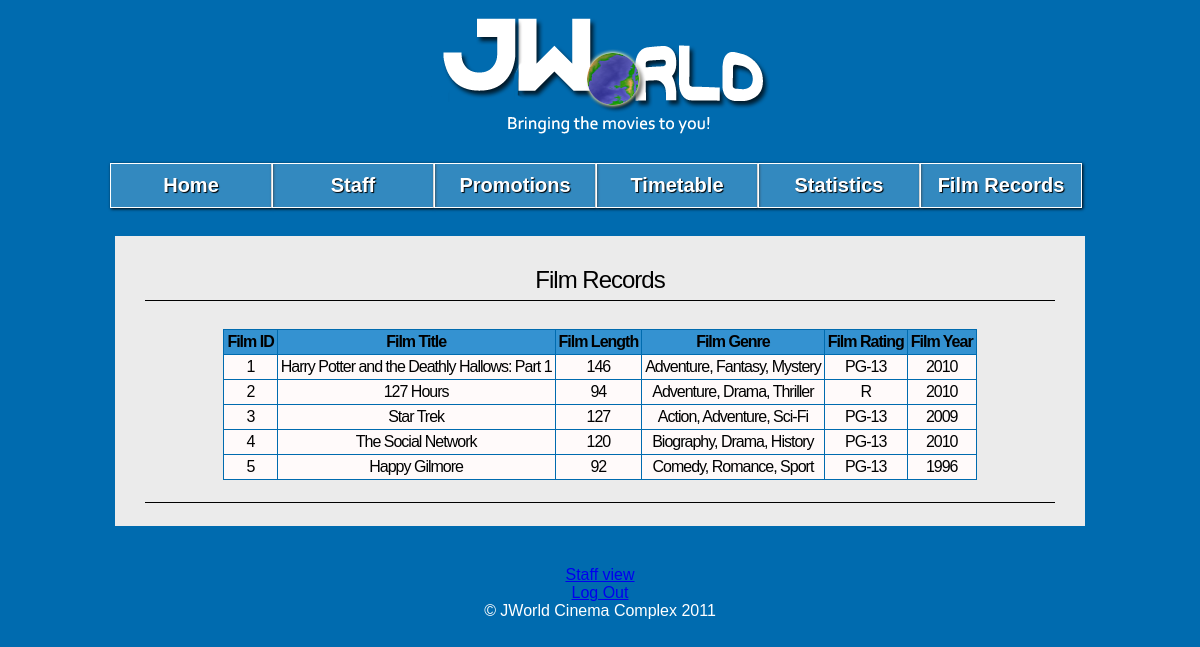
The page /admin.php?page=films-acs (signed in) on the database its author committed.
### tables this page shows
CREATE TABLE films (
	film_ID int(11) NOT NULL AUTO_INCREMENT,
	film_title varchar(255) NOT NULL,
	film_year char(4) NOT NULL,
	film_plot text(65535) NOT NULL,
	film_length int(11) NOT NULL,
	film_genre varchar(50) NOT NULL,
	film_rating varchar(5) NOT NULL,
	film_poster varchar(255) NOT NULL,
	imdb_id varchar(50) NOT NULL,
  PRIMARY KEY (film_ID)
);

### res/pages/admin/films-acs.php (the view, shortened to what this page needs)
<div id="body">
<h1>Film Records</h1><p>
<h3>
	<?php
	$query = mysql_query("SELECT * FROM films");
	echo "<table border='1' class=\"center\">
	<tr>
	<th>Film ID</th>
	<th>Film Title</th>
	<th>Film Length</th>
	<th>Film Genre</th>
	<th>Film Rating</th>
	<th>Film Year</th>
	</tr>";
	while($row = mysql_fetch_array($query))
	{
		echo "<tr>";
		echo "<td>" . $row['film_ID'] . "</td>";
		echo "<td>" . $row['film_title'] . "</td>";
		echo "<td>" . $row['film_length'] . "</td>";
		echo "<td>" . $row['film_genre'] . "</td>";
		echo "<td>" . $row['film_rating'] . "</td>";
		echo "<td>" . $row['film_year'] . "</td>";
		echo"</tr>";
	}
	echo "</table>";
	?>
</h3>
<h2></h2>
</div>

### res/css/admin.css (style rules this page uses)
body { font-family: "Trebuchet MS", Arial, Helvetica, sans-serif; color: #000; background: #006BAF; }
h1 { border-bottom:1px solid #000000; letter-spacing:-1px; font-size:24px; padding-bottom:6px; font-weight:400; margin:10px 10px 3px 0; font-family:Vera, Helvetica, Georgia; }
h2 { border-bottom:1px solid #000000; letter-spacing:-1px; font-size:18px; padding-bottom:6px; font-weight:400; margin:10px 10px 3px 0; font-family:Vera, Helvetica, Georgia; }
h3 { letter-spacing:-1px; font-size:16px; padding-bottom:6px; font-weight:400; margin:10px 10px 3px 0; font-family:Vera, Helvetica, Georgia; }
.center { margin-left:auto; margin-right:auto; }
#body { font-family:"Palatino Linotype", "Book Antiqua", Palatino, serif; font-size:28px; font-weight:bold; background-color: #EBEBEB; width: 920px; height:100%; padding:20px 20px 20px 30px; margin-bottom:20px; margin-left:auto; margin-right:auto; text-align:center; }
.center { margin-left:auto; margin-right:auto; text-align:center; }
table { border-collapse:collapse; }
table, td, th { border:0.5px solid #006BAF; padding:3px; }
td { text-align:center; background-color:#FFFAFA; }
th { background-color:#3492D1; color:black; }

### rows shown on the page
films: film_ID "1", film_title "Harry Potter and the Deathly Hallows: Part 1", film_length "146", film_genre "Adventure, Fantasy, Mystery", film_rating "PG-13", film_year "2010"
films: film_ID "2", film_title "127 Hours", film_length "94", film_genre "Adventure, Drama, Thriller", film_rating "R", film_year "2010"
films: film_ID "3", film_title "Star Trek", film_length "127", film_genre "Action, Adventure, Sci-Fi", film_rating "PG-13", film_year "2009"
films: film_ID "4", film_title "The Social Network", film_length "120", film_genre "Biography, Drama, History", film_rating "PG-13", film_year "2010"
films: film_ID "5", film_title "Happy Gilmore", film_length "92", film_genre "Comedy, Romance, Sport", film_rating "PG-13", film_year "1996"
